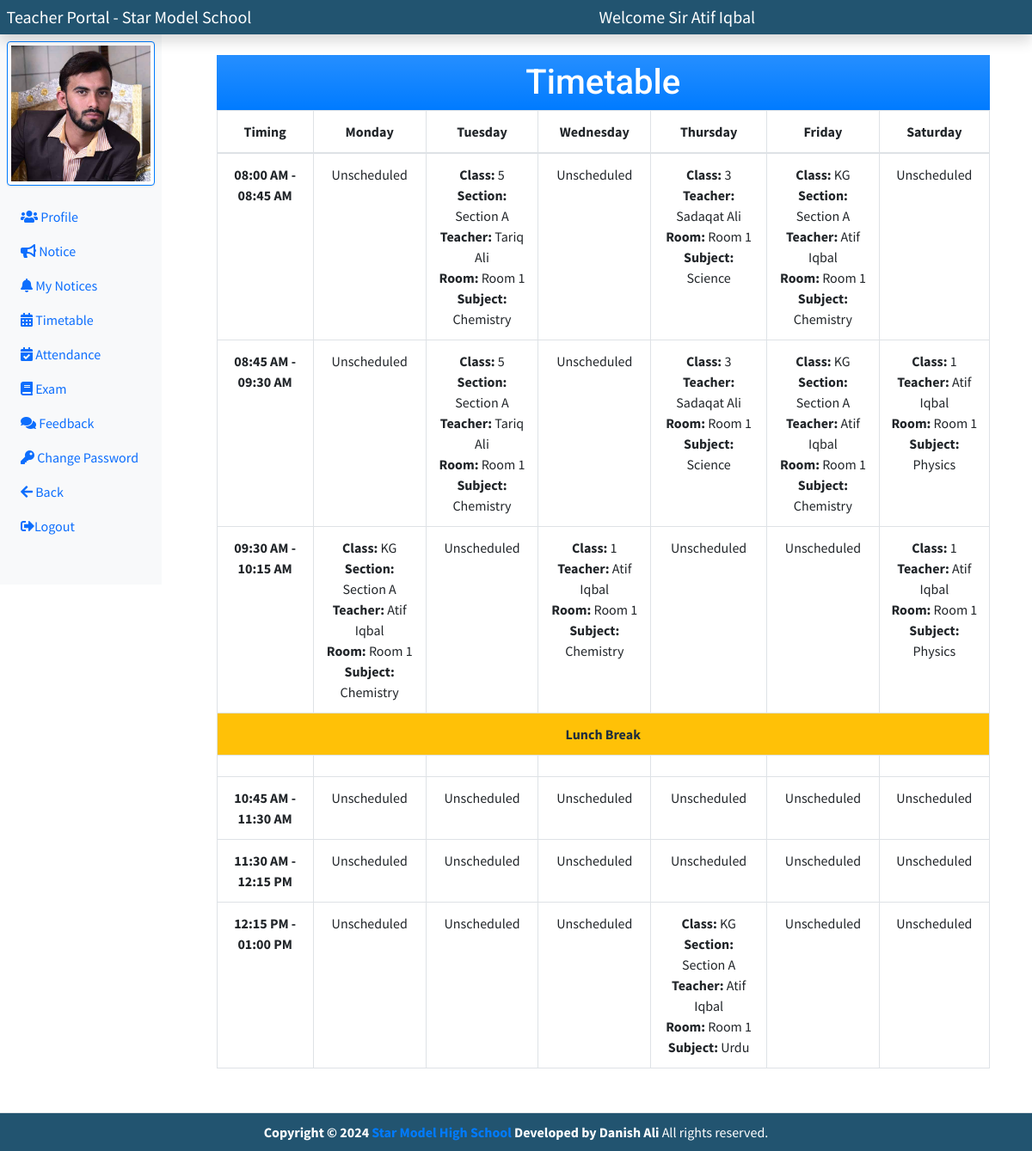
The app's page /teacher/index.php?timetable (signed in) with its own data.
### tables this page shows
CREATE TABLE `timetable` (
  `timetable_id` int(11) NOT NULL,
  `t_teacher_id` int(5) NOT NULL,
  `t_class_id` int(5) NOT NULL,
  `t_section_id` int(5) DEFAULT NULL,
  `t_period_id` int(5) NOT NULL,
  `t_subject_id` int(5) NOT NULL,
  `t_room_id` int(5) NOT NULL,
  `timetable_day` varchar(10) NOT NULL,
  `created_at` datetime NOT NULL DEFAULT current_timestamp()
);

CREATE TABLE `section` (
  `section_id` int(11) NOT NULL,
  `section_title` varchar(50) DEFAULT NULL,
  `created_at` datetime NOT NULL DEFAULT current_timestamp()
);

CREATE TABLE `teachers` (
  `teacher_id` int(11) NOT NULL,
  `teacher_name` varchar(100) NOT NULL,
  `teacher_email` varchar(100) NOT NULL,
  `teacher_password` varchar(200) NOT NULL,
  `teacher_dob` date NOT NULL,
  `teacher_pic` varchar(300) NOT NULL,
  `teacher_subject` varchar(50) NOT NULL,
  `teacher_phone` varchar(30) NOT NULL,
  `teacher_address` varchar(100) NOT NULL,
  `teacher_age` int(2) NOT NULL,
  `teacher_gender` enum('Male','Female') NOT NULL,
  `teacher_verify` enum('Active','Disable') NOT NULL DEFAULT 'Active',
  `teacher_joining_date` datetime NOT NULL DEFAULT current_timestamp()
);

CREATE TABLE `room` (
  `room_id` int(11) NOT NULL,
  `room_name` varchar(50) NOT NULL,
  `room_capacity` int(5) NOT NULL,
  `r_class_id` int(11) NOT NULL,
  `r_section_id` int(11) NOT NULL,
  `created_at` datetime NOT NULL DEFAULT current_timestamp()
);

CREATE TABLE `subject` (
  `subject_id` int(11) NOT NULL,
  `subject_code` varchar(20) NOT NULL,
  `subject_name` varchar(50) NOT NULL,
  `created_at` datetime NOT NULL DEFAULT current_timestamp()
);

CREATE TABLE `class` (
  `class_id` int(11) NOT NULL,
  `class_name` varchar(50) NOT NULL,
  `subject_name` varchar(300) NOT NULL,
  `section_name` varchar(50) NOT NULL,
  `c_teacher_id` int(11) NOT NULL,
  `created_at` datetime NOT NULL DEFAULT current_timestamp()
);

### teacher/timetable.php (the view, shortened to what this page needs)
<div class="row col-md-11 mx-auto my-5">
    <h1 class="text-center fs-1 bg-primary bg-gradient p-2 mt-3 my-heading">Timetable</h1>
    <table class="table mb-5 text-center table-bordered">
        <thead>
            <?php
            $days = ['Monday', 'Tuesday', 'Wednesday', 'Thursday', 'Friday', 'Saturday'];
            ?>
            <tr>
                <th scope="col">Timing</th>
                <?php foreach ($days as $day) : ?>
                    <th><?= $day ?></th>
                <?php endforeach; ?>
            </tr>
        </thead>
        <tbody>
            <?php
            $timetable = array();
            $fetch_period_sql = "SELECT * FROM `period`";
            $period_result = $conn->query($fetch_period_sql);
            while ($fetch_period_row = $period_result->fetch_assoc()) {
                $period_start_time = date('h:i A', strtotime($fetch_period_row['period_start_time']));
                $period_end_time = date('h:i A', strtotime($fetch_period_row['period_end_time']));
                $break = $fetch_period_row['period_name'];
                if ($break === "Lunch Break") {
                    $timetable[] = $break;
                } else {
                    $timetable[] = $period_start_time . " - " . $period_end_time;
                }
            }
            foreach ($timetable as $period_time) : ?>
                <tr>
                    <?php
                    if ($period_time === 'Lunch Break') {
                    ?>
                <tr>
                    <td class="fw-bold text-center bg-warning" colspan="7"> Lunch Break </td>
                </tr>
            <?php  } else {
            ?>
                <td class="fw-bold"><?= $period_time ?></td>
            <?php
                    } ?>
            <?php foreach ($days as $day) : ?>
                <td>
                    <?php
                    if ($period_time === 'Lunch Break') {
                        echo '';
                    } else {
                        $sql = "SELECT t.t_class_id, t.t_section_id, t.t_teacher_id, t.t_room_id, t.t_subject_id
                        FROM timetable AS t
                        INNER JOIN `period` AS p ON t.t_period_id = p.period_id
                        WHERE t.timetable_day = '$day' AND p.period_start_time <= '$period_time' AND p.period_end_time >= '$period_time'";
                        $result = $conn->query($sql);
                        if ($result->num_rows > 0) {
                            $row = $result->fetch_assoc();
                            $t_class_id = $row['t_class_id'];
                            $t_section_id = $row['t_section_id'];
                            $t_teacher_id = $row['t_teacher_id'];
                            $t_room_id = $row['t_room_id'];
                            $t_subject_id = $row['t_subject_id'];
                            $class_name = fetchNameFromTable($t_class_id, 'class', 'class_id', 'class_name');
                            $section_name = fetchNameFromTable($t_section_id, 'section', 'section_id', 'section_title');
                            $teacher_name = fetchNameFromTable($t_teacher_id, 'teachers', 'teacher_id', 'teacher_name');
                            $room_name = fetchNameFromTable($t_room_id, 'room', 'room_id', 'room_name');
                            $subject_name = fetchNameFromTable($t_subject_id, 'subject', 'subject_id', 'subject_name');
                            echo '<strong> Class: </strong>' . $class_name . '<br>';
                            if ($section_name) {
                                echo '<strong> Section: </strong>' . $section_name . '<br>';
                            }
                            echo '<strong> Teacher: </strong>' . $teacher_name . '<br>';
                            echo '<strong> Room: </strong>' . $room_name . '<br>';
                            echo '<strong> Subject: </strong>' . $subject_name;
                        } else {
                            echo 'Unscheduled';
                        }
                    }
                    ?>
                </td>
            <?php endforeach; ?>
            </tr>
        <?php endforeach; ?>
        <?php
        function fetchNameFromTable($id, $table, $idColumn, $nameColumn)
        {
            global $conn;
            $sql = "SELECT $nameColumn FROM $table WHERE $idColumn = '$id'";
            $result = $conn->query($sql);
            if ($result->num_rows > 0) {
                $row = $result->fetch_assoc();
                return $row[$nameColumn];
            }
            return 'Name not found';
        }
        ?>

### teacher/partials/teacher_head.php (style rules this page uses)
body { overflow-x: hidden; }
.my-heading { font-family: 'Baloo Paaji 2', cursive; font-family: 'Mulish', sans-serif; font-family: 'Roboto', sans-serif; text-align: center; font-size: 2rem; color: #fff; padding: 20px 0; margin: 0; transition: transform 0.3s ease-in-out; }

### records on screen
timetable: t_class "5", t_section.section_title "Section A", t_teacher.teacher_name "Tariq Ali", t_room.room_name "Room 1", t_subject.subject_name "Chemistry"
timetable: t_class "3", t_teacher.teacher_name "Sadaqat Ali", t_room.room_name "Room 1", t_subject.subject_name "Science"
timetable: t_class.class_name "KG", t_section.section_title "Section A", t_teacher.teacher_name "Atif Iqbal", t_room.room_name "Room 1", t_subject.subject_name "Chemistry"
timetable: t_class "1", t_teacher.teacher_name "Atif Iqbal", t_room.room_name "Room 1", t_subject.subject_name "Physics"
timetable: t_class.class_name "KG", t_section.section_title "Section A", t_teacher.teacher_name "Atif Iqbal", t_room.room_name "Room 1", t_subject.subject_name "Chemistry"
timetable: t_class "1", t_teacher.teacher_name "Atif Iqbal", t_room.room_name "Room 1", t_subject.subject_name "Chemistry"
timetable: t_class.class_name "KG", t_section.section_title "Section A", t_teacher.teacher_name "Atif Iqbal", t_room.room_name "Room 1", t_subject.subject_name "Urdu"

### other values on screen
$gender "Sir"
$teacher_name "Atif Iqbal"
$day "Monday"
$day "Tuesday"
$day "Wednesday"
$day "Thursday"
$day "Friday"
$day "Saturday"
$period_time "08:00 AM - 08:45 AM"
$period_time "08:45 AM - 09:30 AM"
$period_time "09:30 AM - 10:15 AM"
$period_time "10:45 AM - 11:30 AM"
$period_time "11:30 AM - 12:15 PM"
$period_time "12:15 PM - 01:00 PM"
